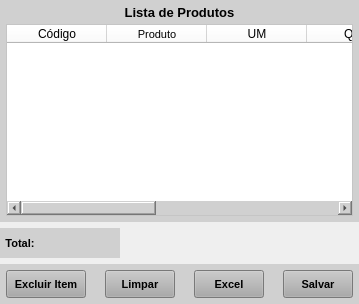
        <widget class="QWidget" name="widget_4" native="true">
         <layout class="QVBoxLayout" name="verticalLayout_2">
          <property name="leftMargin">
           <number>0</number>
          </property>
          <property name="topMargin">
           <number>0</number>
          </property>
          <property name="rightMargin">
           <number>0</number>
          </property>
          <property name="bottomMargin">
           <number>0</number>
          </property>
          <item>
           <widget class="QWidget" name="widget_8" native="true">
            <property name="styleSheet">
             <string notr="true">background-color: rgb(208, 208, 208);</string>
            </property>
            <layout class="QVBoxLayout" name="verticalLayout_3">
             <property name="leftMargin">
              <number>6</number>
             </property>
             <property name="topMargin">
              <number>6</number>
             </property>
             <property name="rightMargin">
              <number>6</number>
             </property>
             <property name="bottomMargin">
              <number>6</number>
             </property>
             <item>
              <widget class="QLabel" name="label_5">
               <property name="minimumSize">
                <size>
                 <width>0</width>
                 <height>12</height>
                </size>
               </property>
               <property name="maximumSize">
                <size>
                 <width>16777215</width>
                 <height>12</height>
                </size>
               </property>
               <property name="font">
                <font>
                 <pointsize>10</pointsize>
                 <weight>75</weight>
                 <bold>true</bold>
                </font>
               </property>
               <property name="text">
                <string>Lista de Produtos</string>
               </property>
               <property name="alignment">
                <set>Qt::AlignCenter</set>
               </property>
              </widget>
             </item>
             <item>
              <widget class="QTableWidget" name="table_Lista">
               <property name="sizePolicy">
                <sizepolicy hsizetype="Preferred" vsizetype="Preferred">
                 <horstretch>0</horstretch>
                 <verstretch>0</verstretch>
                </sizepolicy>
               </property>
               <property name="font">
                <font>
                 <pointsize>7</pointsize>
                </font>
               </property>
               <property name="styleSheet">
                <string notr="true">background-color: rgb(255, 255, 255);</string>
               </property>
               <column>
                <property name="text">
                 <string>Código</string>
                </property>
               </column>
               <column>
                <property name="text">
                 <string>Produto</string>
                </property>
                <property name="font">
                 <font>
                  <pointsize>8</pointsize>
                  <weight>50</weight>
                  <bold>false</bold>
                 </font>
                </property>
                <property name="textAlignment">
                 <set>AlignCenter</set>
                </property>
               </column>
               <column>
                <property name="text">
                 <string>UM</string>
                </property>
               </column>
               <column>
                <property name="text">
                 <string>Qtde</string>
                </property>
               </column>
               <column>
                <property name="text">
                 <string>R$/Unid.</string>
                </property>
               </column>
               <column>
                <property name="text">
                 <string>R$</string>
                </property>
               </column>
               <column>
                <property name="text">
                 <string>Obs</string>
                </property>
                <property name="textAlignment">
                 <set>AlignCenter</set>
                </property>
               </column>
              </widget>
             </item>
            </layout>
           </widget>
          </item>
          <item>
           <widget class="QWidget" name="widget_5" native="true">
            <property name="minimumSize">
             <size>
              <width>0</width>
              <height>30</height>
             </size>
            </property>
            <property name="maximumSize">
             <size>
              <width>16777215</width>
              <height>30</height>
             </size>
            </property>
            <layout class="QHBoxLayout" name="horizontalLayout_2">
             <property name="leftMargin">
              <number>0</number>
             </property>
             <property name="topMargin">
              <number>0</number>
             </property>
             <property name="rightMargin">
              <number>0</number>
             </property>
             <property name="bottomMargin">
              <number>0</number>
             </property>
             <item>
              <widget class="QWidget" name="widget_Total" native="true">
               <property name="minimumSize">
                <size>
                 <width>120</width>
                 <height>0</height>
                </size>
               </property>
               <property name="maximumSize">
                <size>
                 <width>120</width>
                 <height>16777215</height>
                </size>
               </property>
               <property name="styleSheet">
                <string notr="true">background-color: rgb(208, 208, 208);</string>
               </property>
               <layout class="QHBoxLayout" name="horizontalLayout_4">
                <property name="leftMargin">
                 <number>0</number>
                </property>
                <property name="topMargin">
                 <number>0</number>
                </property>
                <property name="rightMargin">
                 <number>0</number>
                </property>
                <property name="bottomMargin">
                 <number>0</number>
                </property>
                <item>
                 <widget class="QLabel" name="label_44">
                  <property name="minimumSize">
                   <size>
                    <width>40</width>
                    <height>0</height>
                   </size>
                  </property>
                  <property name="maximumSize">
                   <size>
                    <width>40</width>
                    <height>16777215</height>
                   </size>
                  </property>
                  <property name="font">
                   <font>
                    <pointsize>8</pointsize>
                    <weight>75</weight>
                    <bold>true</bold>
                   </font>
                  </property>
                  <property name="text">
                   <string>Total:</string>
                  </property>
                  <property name="alignment">
                   <set>Qt::AlignCenter</set>
                  </property>
                 </widget>
                </item>
                <item>
                 <widget class="QLabel" name="label_Total">
                  <property name="minimumSize">
                   <size>
                    <width>0</width>
                    <height>0</height>
                   </size>
                  </property>
                  <property name="maximumSize">
                   <size>
                    <width>16777215</width>
                    <height>16777215</height>
                   </size>
                  </property>
                  <property name="font">
                   <font>
                    <pointsize>8</pointsize>
                    <weight>75</weight>
                    <bold>true</bold>
                   </font>
                  </property>
                  <property name="text">
                   <string/>
                  </property>
                  <property name="alignment">
                   <set>Qt::AlignLeading|Qt::AlignLeft|Qt::AlignVCenter</set>
                  </property>
                 </widget>
                </item>
               </layout>
              </widget>
             </item>
             <item>
              <widget class="QWidget" name="widget_6" native="true"/>
             </item>
            </layout>
           </widget>
          </item>
          <item>
           <widget class="QWidget" name="widget_7" native="true">
            <property name="minimumSize">
             <size>
              <width>0</width>
              <height>40</height>
             </size>
            </property>
            <property name="maximumSize">
             <size>
              <width>16777215</width>
              <height>40</height>
             </size>
            </property>
            <property name="styleSheet">
             <string notr="true">background-color: rgb(208, 208, 208);</string>
            </property>
            <layout class="QHBoxLayout" name="horizontalLayout_3">
             <property name="spacing">
              <number>6</number>
             </property>
             <property name="leftMargin">
              <number>6</number>
             </property>
             <property name="topMargin">
              <number>6</number>
             </property>
             <property name="rightMargin">
              <number>6</number>
             </property>
             <property name="bottomMargin">
              <number>6</number>
             </property>
             <item>
              <widget class="QPushButton" name="btn_Excluir_Item">
               <property name="sizePolicy">
                <sizepolicy hsizetype="Preferred" vsizetype="Preferred">
                 <horstretch>0</horstretch>
                 <verstretch>0</verstretch>
                </sizepolicy>
               </property>
               <property name="minimumSize">
                <size>
                 <width>80</width>
                 <height>0</height>
                </size>
               </property>
               <property name="maximumSize">
                <size>
                 <width>80</width>
                 <height>16777215</height>
                </size>
               </property>
               <property name="font">
                <font>
                 <pointsize>8</pointsize>
                 <weight>75</weight>
                 <bold>true</bold>
                </font>
               </property>
               <property name="cursor">
                <cursorShape>PointingHandCursor</cursorShape>
               </property>
               <property name="styleSheet">
                <string notr="true">background-color: rgb(170, 170, 170);</string>
               </property>
               <property name="text">
                <string>Excluir Item</string>
               </property>
              </widget>
             </item>
             <item>
              <widget class="QLabel" name="label_3">
               <property name="text">
                <string/>
               </property>
              </widget>
             </item>
             <item>
              <widget class="QPushButton" name="btn_Limpar">
               <property name="sizePolicy">
                <sizepolicy hsizetype="Preferred" vsizetype="Preferred">
                 <horstretch>0</horstretch>
                 <verstretch>0</verstretch>
                </sizepolicy>
               </property>
               <property name="minimumSize">
                <size>
                 <width>70</width>
                 <height>0</height>
                </size>
               </property>
               <property name="maximumSize">
                <size>
                 <width>65</width>
                 <height>16777215</height>
                </size>
               </property>
               <property name="font">
                <font>
                 <pointsize>8</pointsize>
                 <weight>75</weight>
                 <bold>true</bold>
                </font>
               </property>
               <property name="cursor">
                <cursorShape>PointingHandCursor</cursorShape>
               </property>
               <property name="styleSheet">
                <string notr="true">background-color: rgb(170, 170, 170);</string>
               </property>
               <property name="text">
                <string>Limpar</string>
               </property>
              </widget>
             </item>
             <item>
              <widget class="QLabel" name="label_2">
               <property name="text">
                <string/>
               </property>
              </widget>
             </item>
             <item>
              <widget class="QPushButton" name="btn_Excel">
               <property name="sizePolicy">
                <sizepolicy hsizetype="Preferred" vsizetype="Preferred">
                 <horstretch>0</horstretch>
                 <verstretch>0</verstretch>
                </sizepolicy>
               </property>
               <property name="minimumSize">
                <size>
                 <width>70</width>
                 <height>0</height>
                </size>
               </property>
               <property name="maximumSize">
                <size>
                 <width>65</width>
                 <height>16777215</height>
                </size>
               </property>
               <property name="font">
                <font>
                 <pointsize>8</pointsize>
                 <weight>75</weight>
                 <bold>true</bold>
                </font>
               </property>
               <property name="cursor">
                <cursorShape>PointingHandCursor</cursorShape>
               </property>
               <property name="styleSheet">
                <string notr="true">background-color: rgb(170, 170, 170);</string>
               </property>
               <property name="text">
                <string>Excel</string>
               </property>
              </widget>
             </item>
             <item>
              <widget class="QLabel" name="label_6">
               <property name="text">
                <string/>
               </property>
              </widget>
             </item>
             <item>
              <widget class="QPushButton" name="btn_Salvar">
               <property name="sizePolicy">
                <sizepolicy hsizetype="Preferred" vsizetype="Preferred">
                 <horstretch>0</horstretch>
                 <verstretch>0</verstretch>
                </sizepolicy>
               </property>
               <property name="minimumSize">
                <size>
                 <width>70</width>
                 <height>0</height>
                </size>
               </property>
               <property name="maximumSize">
                <size>
                 <width>70</width>
                 <height>16777215</height>
                </size>
               </property>
               <property name="font">
                <font>
                 <pointsize>8</pointsize>
                 <weight>75</weight>
                 <bold>true</bold>
                </font>
               </property>
               <property name="cursor">
                <cursorShape>PointingHandCursor</cursorShape>
               </property>
               <property name="styleSheet">
                <string notr="true">background-color: rgb(170, 170, 170);</string>
               </property>
               <property name="text">
                <string>Salvar</string>
               </property>
              </widget>
             </item>
            </layout>
           </widget>
          </item>
         </layout>
        </widget>
